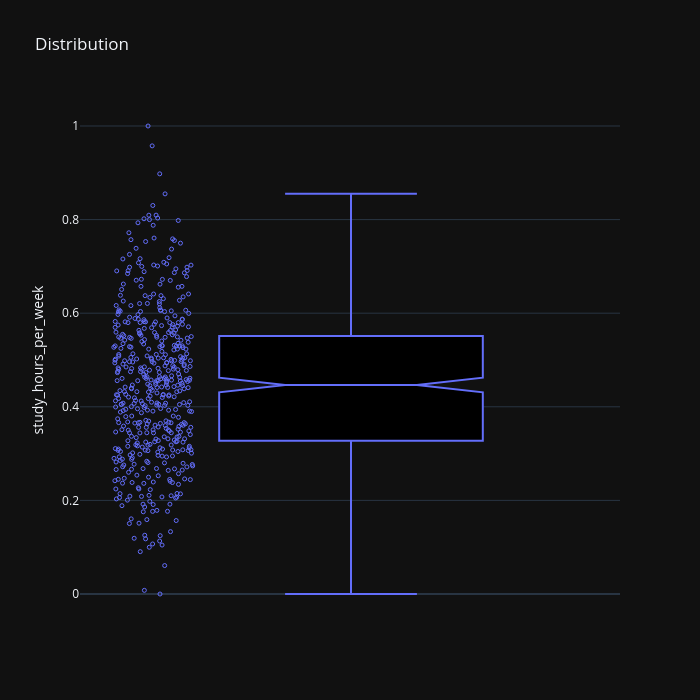

Notebook cell for this chart:
### Code cell
fig = px.box(df2, y = "study_hours_per_week",
             points = "all", notched = True,
             title = "Distribution",
             width=700,
             height=700)

fig.update_traces(marker = dict(size = 4, symbol = "circle-open"))
fig.update_traces(fillcolor = "#000000")
fig.update_layout(template = "plotly_dark")

fig.show()

### Figure 1 — Plotly figure (JSON) as saved in the notebook; plotly's stock layout.template omitted (floating-point values rounded to 4 significant figures; data arrays with more than 128 entries replaced by an {"elided": "..."} marker saying what was removed)
{"data": [{"alignmentgroup": "True", "boxpoints": "all", "fillcolor": "#000000", "hovertemplate": "study_hours_per_week=%{y}<extra></extra>", "legendgroup": "", "marker": {"color": "#636efa", "size": 4, "symbol": "circle-open"}, "name": "", "notched": true, "offsetgroup": "", "orientation": "v", "showlegend": false, "type": "box", "x0": " ", "xaxis": "x", "y": {"elided": "500 float values"}, "y0": " ", "yaxis": "y"}], "layout": {"boxmode": "group", "height": 700, "legend": {"tracegroupgap": 0}, "title": {"text": "Distribution"}, "width": 700, "xaxis": {"anchor": "y", "domain": [0, 1]}, "yaxis": {"anchor": "x", "domain": [0, 1], "title": {"text": "study_hours_per_week"}}}}
